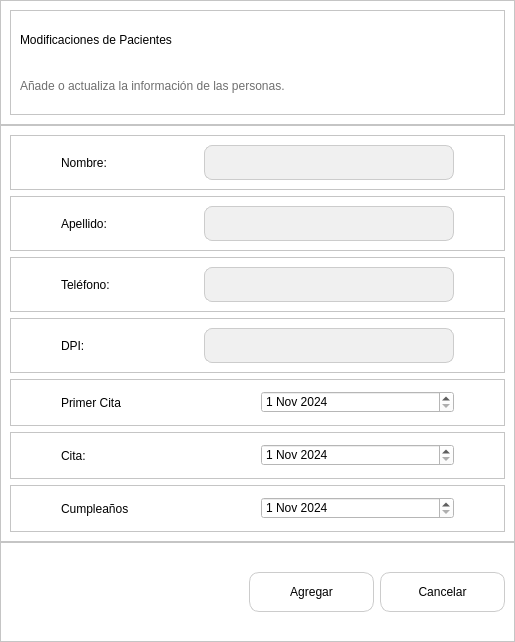
<?xml version="1.0" encoding="UTF-8"?>
<ui version="4.0">
 <class>MainWindow</class>
 <widget class="QMainWindow" name="MainWindow">
  <property name="geometry">
   <rect>
    <x>0</x>
    <y>0</y>
    <width>515</width>
    <height>642</height>
   </rect>
  </property>
  <property name="windowTitle">
   <string>Pacientes</string>
  </property>
  <property name="windowIcon">
   <iconset>
    <normaloff>InterfaceImages/313969136_5709585199110797_1271018789977176534_n.png</normaloff>InterfaceImages/313969136_5709585199110797_1271018789977176534_n.png</iconset>
  </property>
  <property name="styleSheet">
   <string notr="true">background-color: rgb(255, 255, 255);</string>
  </property>
  <widget class="QWidget" name="centralwidget">
   <layout class="QVBoxLayout" name="verticalLayout">
    <property name="spacing">
     <number>0</number>
    </property>
    <property name="leftMargin">
     <number>0</number>
    </property>
    <property name="topMargin">
     <number>0</number>
    </property>
    <property name="rightMargin">
     <number>0</number>
    </property>
    <property name="bottomMargin">
     <number>0</number>
    </property>
    <item>
     <widget class="QFrame" name="frame_2">
      <property name="minimumSize">
       <size>
        <width>0</width>
        <height>50</height>
       </size>
      </property>
      <property name="maximumSize">
       <size>
        <width>16777215</width>
        <height>125</height>
       </size>
      </property>
      <property name="frameShape">
       <enum>QFrame::StyledPanel</enum>
      </property>
      <property name="frameShadow">
       <enum>QFrame::Raised</enum>
      </property>
      <layout class="QHBoxLayout" name="horizontalLayout">
       <item>
        <widget class="QFrame" name="frame">
         <property name="minimumSize">
          <size>
           <width>350</width>
           <height>0</height>
          </size>
         </property>
         <property name="maximumSize">
          <size>
           <width>650</width>
           <height>16777215</height>
          </size>
         </property>
         <property name="frameShape">
          <enum>QFrame::StyledPanel</enum>
         </property>
         <property name="frameShadow">
          <enum>QFrame::Raised</enum>
         </property>
         <layout class="QVBoxLayout" name="verticalLayout_2">
          <item>
           <widget class="QLabel" name="label_11">
            <property name="styleSheet">
             <string notr="true">color: rgb(0, 0, 0);
font: bold 12pt &quot;Nunito&quot;;</string>
            </property>
            <property name="text">
             <string>Modificaciones de Pacientes</string>
            </property>
           </widget>
          </item>
          <item>
           <widget class="QLabel" name="label_12">
            <property name="maximumSize">
             <size>
              <width>16777215</width>
              <height>55</height>
             </size>
            </property>
            <property name="styleSheet">
             <string notr="true">color: rgb(111, 111, 111);
font: bold 7pt &quot;Nunito&quot;;</string>
            </property>
            <property name="text">
             <string>Añade o actualiza la información de las personas.</string>
            </property>
           </widget>
          </item>
         </layout>
        </widget>
       </item>
      </layout>
     </widget>
    </item>
    <item>
     <widget class="QFrame" name="frame_3">
      <property name="frameShape">
       <enum>QFrame::StyledPanel</enum>
      </property>
      <property name="frameShadow">
       <enum>QFrame::Raised</enum>
      </property>
      <layout class="QGridLayout" name="gridLayout_2">
       <item row="0" column="0">
        <widget class="QFrame" name="frame_6">
         <property name="frameShape">
          <enum>QFrame::StyledPanel</enum>
         </property>
         <property name="frameShadow">
          <enum>QFrame::Raised</enum>
         </property>
         <layout class="QHBoxLayout" name="horizontalLayout_7">
          <property name="leftMargin">
           <number>50</number>
          </property>
          <property name="rightMargin">
           <number>50</number>
          </property>
          <item>
           <widget class="QLabel" name="label_13">
            <property name="minimumSize">
             <size>
              <width>125</width>
              <height>0</height>
             </size>
            </property>
            <property name="styleSheet">
             <string notr="true">color: rgb(0, 0, 0);
font: bold 9pt &quot;Nunito&quot;;</string>
            </property>
            <property name="text">
             <string>Nombre:</string>
            </property>
           </widget>
          </item>
          <item>
           <widget class="QLineEdit" name="le_agNombrePaciente">
            <property name="minimumSize">
             <size>
              <width>250</width>
              <height>35</height>
             </size>
            </property>
            <property name="maximumSize">
             <size>
              <width>200</width>
              <height>16777215</height>
             </size>
            </property>
            <property name="styleSheet">
             <string notr="true">QLineEdit {
    background-color: #f0f0f0; /* Color de fondo deseado */
    border: 1px solid #ccc; /* Color del borde deseado */
    padding: 5px; /* Espacio alrededor del texto */
    color: rgb(0, 0, 0); /* Color del texto deseado */
  	font: 9pt &quot;Nunito&quot;; /* Fuente deseada */
    font-size: 14px; /* Tamaño de fuente deseado */
    border-radius: 8px; /* Redondear las esquinas */
}
</string>
            </property>
            <property name="text">
             <string/>
            </property>
           </widget>
          </item>
         </layout>
        </widget>
       </item>
       <item row="1" column="0">
        <widget class="QFrame" name="frame_11">
         <property name="frameShape">
          <enum>QFrame::StyledPanel</enum>
         </property>
         <property name="frameShadow">
          <enum>QFrame::Raised</enum>
         </property>
         <layout class="QHBoxLayout" name="horizontalLayout_2">
          <property name="leftMargin">
           <number>50</number>
          </property>
          <property name="rightMargin">
           <number>50</number>
          </property>
          <item>
           <widget class="QLabel" name="label_18">
            <property name="minimumSize">
             <size>
              <width>125</width>
              <height>0</height>
             </size>
            </property>
            <property name="styleSheet">
             <string notr="true">color: rgb(0, 0, 0);
font: bold 9pt &quot;Nunito&quot;;</string>
            </property>
            <property name="text">
             <string>Apellido:</string>
            </property>
           </widget>
          </item>
          <item>
           <widget class="QLineEdit" name="le_agApellido">
            <property name="minimumSize">
             <size>
              <width>250</width>
              <height>35</height>
             </size>
            </property>
            <property name="maximumSize">
             <size>
              <width>200</width>
              <height>16777215</height>
             </size>
            </property>
            <property name="styleSheet">
             <string notr="true">QLineEdit {
    background-color: #f0f0f0; /* Color de fondo deseado */
    border: 1px solid #ccc; /* Color del borde deseado */
    padding: 5px; /* Espacio alrededor del texto */
    color: rgb(0, 0, 0); /* Color del texto deseado */
  	font: 9pt &quot;Nunito&quot;; /* Fuente deseada */
    font-size: 14px; /* Tamaño de fuente deseado */
    border-radius: 8px; /* Redondear las esquinas */
}
</string>
            </property>
            <property name="text">
             <string/>
            </property>
           </widget>
          </item>
         </layout>
        </widget>
       </item>
       <item row="2" column="0">
        <widget class="QFrame" name="frame_8">
         <property name="frameShape">
          <enum>QFrame::StyledPanel</enum>
         </property>
         <property name="frameShadow">
          <enum>QFrame::Raised</enum>
         </property>
         <layout class="QHBoxLayout" name="horizontalLayout_5">
          <property name="leftMargin">
           <number>50</number>
          </property>
          <property name="rightMargin">
           <number>50</number>
          </property>
          <item>
           <widget class="QLabel" name="label_15">
            <property name="minimumSize">
             <size>
              <width>125</width>
              <height>0</height>
             </size>
            </property>
            <property name="styleSheet">
             <string notr="true">color: rgb(0, 0, 0);
font: bold 9pt &quot;Nunito&quot;;</string>
            </property>
            <property name="text">
             <string>Teléfono:</string>
            </property>
           </widget>
          </item>
          <item>
           <widget class="QLineEdit" name="le_agDpi">
            <property name="minimumSize">
             <size>
              <width>250</width>
              <height>35</height>
             </size>
            </property>
            <property name="maximumSize">
             <size>
              <width>200</width>
              <height>16777215</height>
             </size>
            </property>
            <property name="styleSheet">
             <string notr="true">QLineEdit {
    background-color: #f0f0f0; /* Color de fondo deseado */
    border: 1px solid #ccc; /* Color del borde deseado */
    padding: 5px; /* Espacio alrededor del texto */
    color: rgb(0, 0, 0); /* Color del texto deseado */
  	font: 9pt &quot;Nunito&quot;; /* Fuente deseada */
    font-size: 14px; /* Tamaño de fuente deseado */
    border-radius: 8px; /* Redondear las esquinas */
}
</string>
            </property>
            <property name="text">
             <string/>
            </property>
           </widget>
          </item>
         </layout>
        </widget>
       </item>
       <item row="3" column="0">
        <widget class="QFrame" name="frame_12">
         <property name="frameShape">
          <enum>QFrame::StyledPanel</enum>
         </property>
         <property name="frameShadow">
          <enum>QFrame::Raised</enum>
         </property>
         <layout class="QGridLayout" name="gridLayout">
          <property name="leftMargin">
           <number>50</number>
          </property>
          <property name="rightMargin">
           <number>50</number>
          </property>
          <item row="0" column="0">
           <widget class="QLabel" name="label_19">
            <property name="minimumSize">
             <size>
              <width>125</width>
              <height>0</height>
             </size>
            </property>
            <property name="styleSheet">
             <string notr="true">color: rgb(0, 0, 0);
font: bold 9pt &quot;Nunito&quot;;</string>
            </property>
            <property name="text">
             <string>DPI:</string>
            </property>
           </widget>
          </item>
          <item row="0" column="1">
           <widget class="QLineEdit" name="le_agTelefono">
            <property name="minimumSize">
             <size>
              <width>250</width>
              <height>35</height>
             </size>
            </property>
            <property name="maximumSize">
             <size>
              <width>200</width>
              <height>16777215</height>
             </size>
            </property>
            <property name="styleSheet">
             <string notr="true">QLineEdit {
    background-color: #f0f0f0; /* Color de fondo deseado */
    border: 1px solid #ccc; /* Color del borde deseado */
    padding: 5px; /* Espacio alrededor del texto */
    color: rgb(0, 0, 0); /* Color del texto deseado */
  	font: 9pt &quot;Nunito&quot;; /* Fuente deseada */
    font-size: 14px; /* Tamaño de fuente deseado */
    border-radius: 8px; /* Redondear las esquinas */
}
</string>
            </property>
            <property name="text">
             <string/>
            </property>
           </widget>
          </item>
         </layout>
        </widget>
       </item>
       <item row="4" column="0">
        <widget class="QFrame" name="frame_13">
         <property name="frameShape">
          <enum>QFrame::StyledPanel</enum>
         </property>
         <property name="frameShadow">
          <enum>QFrame::Raised</enum>
         </property>
         <layout class="QHBoxLayout" name="horizontalLayout_8">
          <property name="leftMargin">
           <number>50</number>
          </property>
          <property name="rightMargin">
           <number>50</number>
          </property>
          <item>
           <widget class="QLabel" name="label_20">
            <property name="minimumSize">
             <size>
              <width>125</width>
              <height>0</height>
             </size>
            </property>
            <property name="styleSheet">
             <string notr="true">color: rgb(0, 0, 0);
font: bold 9pt &quot;Nunito&quot;;</string>
            </property>
            <property name="text">
             <string>Primer Cita</string>
            </property>
           </widget>
          </item>
          <item>
           <widget class="QDateEdit" name="dateEdit_3">
            <property name="date">
             <date>
              <year>2024</year>
              <month>11</month>
              <day>1</day>
             </date>
            </property>
           </widget>
          </item>
         </layout>
        </widget>
       </item>
       <item row="5" column="0">
        <widget class="QFrame" name="frame_10">
         <property name="frameShape">
          <enum>QFrame::StyledPanel</enum>
         </property>
         <property name="frameShadow">
          <enum>QFrame::Raised</enum>
         </property>
         <layout class="QHBoxLayout" name="horizontalLayout_6">
          <property name="leftMargin">
           <number>50</number>
          </property>
          <property name="rightMargin">
           <number>50</number>
          </property>
          <item>
           <widget class="QLabel" name="label_17">
            <property name="minimumSize">
             <size>
              <width>125</width>
              <height>0</height>
             </size>
            </property>
            <property name="styleSheet">
             <string notr="true">color: rgb(0, 0, 0);
font: bold 9pt &quot;Nunito&quot;;</string>
            </property>
            <property name="text">
             <string>Cita:</string>
            </property>
           </widget>
          </item>
          <item>
           <widget class="QDateEdit" name="dateEdit_2">
            <property name="date">
             <date>
              <year>2024</year>
              <month>11</month>
              <day>1</day>
             </date>
            </property>
           </widget>
          </item>
         </layout>
        </widget>
       </item>
       <item row="6" column="0">
        <widget class="QFrame" name="frame_9">
         <property name="frameShape">
          <enum>QFrame::StyledPanel</enum>
         </property>
         <property name="frameShadow">
          <enum>QFrame::Raised</enum>
         </property>
         <layout class="QHBoxLayout" name="horizontalLayout_4">
          <property name="leftMargin">
           <number>50</number>
          </property>
          <property name="rightMargin">
           <number>50</number>
          </property>
          <item>
           <widget class="QLabel" name="label_16">
            <property name="minimumSize">
             <size>
              <width>125</width>
              <height>0</height>
             </size>
            </property>
            <property name="styleSheet">
             <string notr="true">color: rgb(0, 0, 0);
font: bold 9pt &quot;Nunito&quot;;</string>
            </property>
            <property name="text">
             <string>Cumpleaños</string>
            </property>
           </widget>
          </item>
          <item>
           <widget class="QDateEdit" name="dateEdit">
            <property name="date">
             <date>
              <year>2024</year>
              <month>11</month>
              <day>1</day>
             </date>
            </property>
           </widget>
          </item>
         </layout>
        </widget>
       </item>
      </layout>
     </widget>
    </item>
    <item>
     <widget class="QFrame" name="frame_4">
      <property name="minimumSize">
       <size>
        <width>0</width>
        <height>100</height>
       </size>
      </property>
      <property name="maximumSize">
       <size>
        <width>16777215</width>
        <height>100</height>
       </size>
      </property>
      <property name="frameShape">
       <enum>QFrame::StyledPanel</enum>
      </property>
      <property name="frameShadow">
       <enum>QFrame::Raised</enum>
      </property>
      <layout class="QHBoxLayout" name="horizontalLayout_3">
       <item>
        <spacer name="horizontalSpacer_2">
         <property name="orientation">
          <enum>Qt::Horizontal</enum>
         </property>
         <property name="sizeHint" stdset="0">
          <size>
           <width>189</width>
           <height>20</height>
          </size>
         </property>
        </spacer>
       </item>
       <item>
        <widget class="QPushButton" name="btn_agregar_pacientes">
         <property name="minimumSize">
          <size>
           <width>125</width>
           <height>0</height>
          </size>
         </property>
         <property name="maximumSize">
          <size>
           <width>125</width>
           <height>40</height>
          </size>
         </property>
         <property name="styleSheet">
          <string notr="true">QPushButton {
    border: 1px solid #ccc;
    border-radius: 10px;           /* Bordes redondeados con radio de 10 píxeles */
    padding: 5px;
	font: bold 9pt &quot;Nunito&quot;;                  /* Espaciado interno del botón */
}

QPushButton:hover{
font: bold 9pt &quot;Nunito&quot;;
background-color: #f0f0f0; /* Color de fondo deseado */
}
</string>
         </property>
         <property name="text">
          <string>Agregar</string>
         </property>
         <property name="icon">
          <iconset>
           <normaloff>InterfaceImages/lista-de-verificacion (1).png</normaloff>InterfaceImages/lista-de-verificacion (1).png</iconset>
         </property>
        </widget>
       </item>
       <item>
        <widget class="QPushButton" name="pushButton_8">
         <property name="minimumSize">
          <size>
           <width>125</width>
           <height>0</height>
          </size>
         </property>
         <property name="maximumSize">
          <size>
           <width>125</width>
           <height>40</height>
          </size>
         </property>
         <property name="styleSheet">
          <string notr="true">QPushButton {
    border: 1px solid #ccc;
    border-radius: 10px;           /* Bordes redondeados con radio de 10 píxeles */
    padding: 5px;
	font: bold 9pt &quot;Nunito&quot;;                  /* Espaciado interno del botón */
}

QPushButton:hover{
font: bold 9pt &quot;Nunito&quot;;
background-color: #f0f0f0; /* Color de fondo deseado */
}
</string>
         </property>
         <property name="text">
          <string>Cancelar</string>
         </property>
         <property name="icon">
          <iconset>
           <normaloff>InterfaceImages/eliminar.png</normaloff>InterfaceImages/eliminar.png</iconset>
         </property>
        </widget>
       </item>
      </layout>
     </widget>
    </item>
   </layout>
  </widget>
 </widget>
 <resources/>
 <connections/>
</ui>
